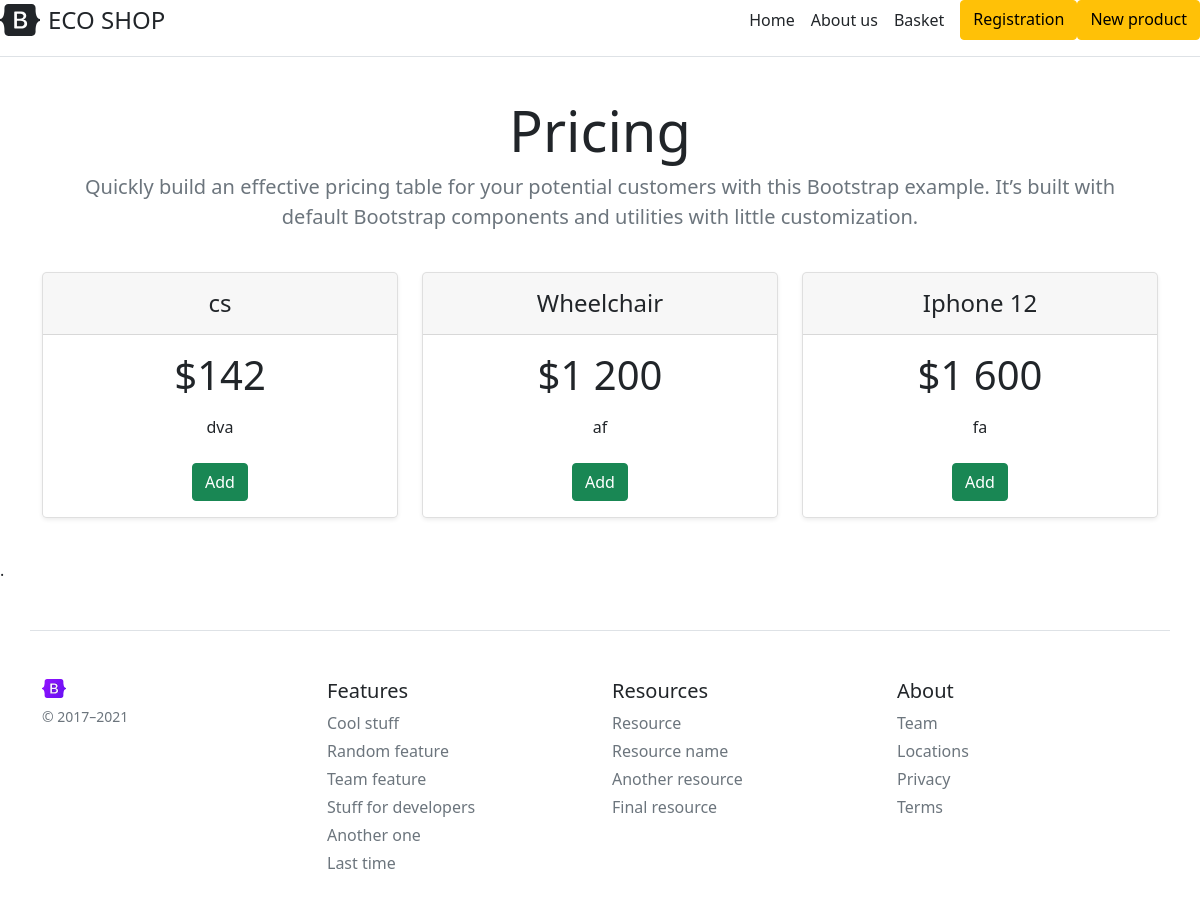
Page /home on the earlier database version.
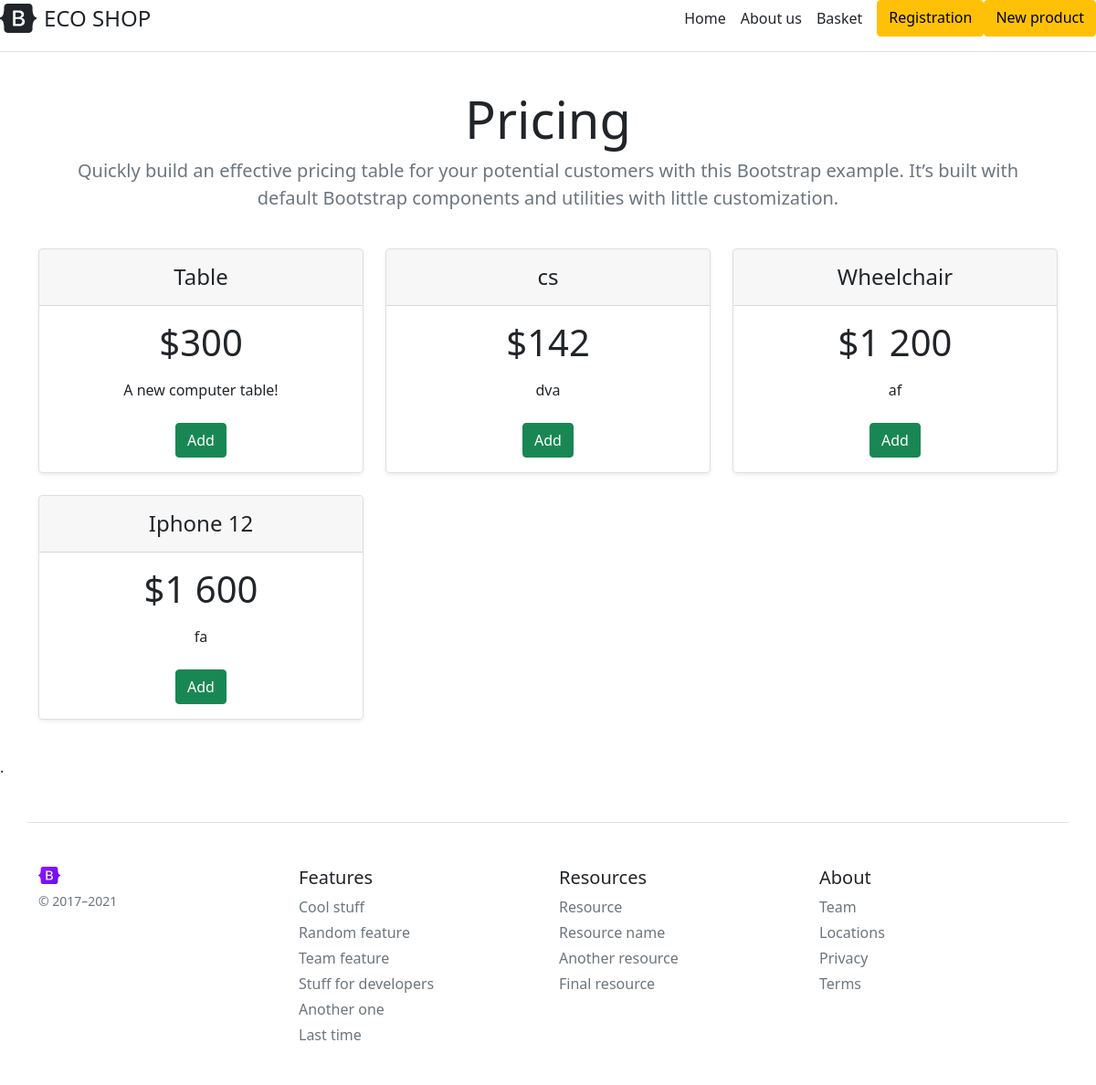
Same page on the later database version.
### app.py (models this page shows, shortened)
class ProductsDB(db.Model):
    __tablename__ = 'productsdb'
    id = db.Column(db.Integer, primary_key=True)
    name = db.Column(db.String(100), nullable=False)
    description = db.Column(db.Text, nullable=False)
    price = db.Column(db.Integer, nullable=False)
    product = db.relationship('OrdersDB', backref='product')

### app.py (the view)
@app.route("/", methods=['POST', 'GET'])
@app.route("/home", methods=['POST', 'GET'])
def index():
    global costumer_id
    products = ProductsDB.query.order_by(ProductsDB.id.desc()).all()
    if request.method == "POST":
        product_id = int(request.form['product_id'])
        orders = OrdersDB.query.filter_by(costumer_id=costumer_id).all()
        for i in orders:
            if i.product_id == product_id:
                i.number += 1
                try:
                    db.session.commit()
                    return render_template("index.html", products=products)
                except:
                    return "Add fault!"
        order = OrdersDB(costumer_id=costumer_id, product_id=product_id)
        try:
            db.session.add(order)
            db.session.commit()
            return render_template("index.html", products=products)
        except:
            return "Add fault!"
    else:
        return render_template("index.html", products=products)

### templates/index.html (shortened to what this page needs)
{% extends 'base.html' %}
{% block body %}
<div class="container">
<div class="pricing-header p-3 pb-md-4 mx-auto text-center">
    <h1 class="display-4 fw-normal">Pricing</h1>
    <p class="fs-5 text-muted">Quickly build an effective pricing table for your potential customers with this Bootstrap example. It’s built with default Bootstrap components and utilities with little customization.</p>
</div>
<div class="row row-cols-1 row-cols-md-3 mb-3 text-center">
  {% for pr in products %}
      <div class="col">
        <div class="card mb-4 rounded-3 shadow-sm">
          <div class="card-header py-3">
            <h4 class="my-0 fw-normal">{{ pr.name }}</h4>
          </div>
          <div class="card-body">
            <h1 class="card-title pricing-card-title">${{ pr.price }}</h1>
            <ul class="list-unstyled mt-3 mb-4">
              <li>{{ pr.description }}</li>
            </ul>
            <form action="/" method="post" class="container">
                <input type="submit" class="btn btn-success" value="Add">
            </form>
          </div>
        </div>
      </div>
  {% endfor %}
    </div>
</div>
{% endblock body %}

### templates/base.html (shortened to what this page needs)
<!doctype html>
<html lang="ru">
<head>
    <link href="https://cdn.jsdelivr.net/npm/bootstrap@5.0.0-beta3/dist/css/bootstrap.min.css" rel="stylesheet">    <title>{% block title %}{% endblock title %}</title>
    <link rel="stylesheet" href="{{ url_for('static', filename='css/main.css') }}">
</head>
<body>
<header class="d-flex flex-column flex-md-row align-items-center pb-3 mb-4 border-bottom">
    <a href="/" class="d-flex align-items-center text-dark text-decoration-none">
      <span class="fs-4">ECO SHOP</span>
    </a>
    <nav class="d-inline-flex mt-2 mt-md-0 ms-md-auto">
      <a class="me-3 py-2 text-dark text-decoration-none" href="/">Home</a>
      <a class="me-3 py-2 text-dark text-decoration-none" href="/about">About us</a>
      <a class="me-3 py-2 text-dark text-decoration-none" href="/basket">Basket</a>
      <a class="btn btn-warning" href="/reg">Registration</a>
      <a class="btn btn-warning" href="/add-product">New product</a>
    </nav>
</header>
    {% block body %}{% endblock body %}.
<footer class="container pt-4 my-md-5 pt-md-5 border-top">
    <div class="row">
      <div class="col-12 col-md">
        <img class="mb-2" src="/static/img/bootstrap-logo.svg" alt="" width="24" height="19">
        <small class="d-block mb-3 text-muted">© 2017–2021</small>
      </div>
      <div class="col-6 col-md">
        <h5>Features</h5>
        <ul class="list-unstyled text-small">
          <li class="mb-1"><a class="link-secondary text-decoration-none" href="#">Cool stuff</a></li>
          <li class="mb-1"><a class="link-secondary text-decoration-none" href="#">Random feature</a></li>
          <li class="mb-1"><a class="link-secondary text-decoration-none" href="#">Team feature</a></li>
          <li class="mb-1"><a class="link-secondary text-decoration-none" href="#">Stuff for developers</a></li>
          <li class="mb-1"><a class="link-secondary text-decoration-none" href="#">Another one</a></li>
          <li class="mb-1"><a class="link-secondary text-decoration-none" href="#">Last time</a></li>
        </ul>
      </div>
      <div class="col-6 col-md">
        <h5>Resources</h5>
        <ul class="list-unstyled text-small">
          <li class="mb-1"><a class="link-secondary text-decoration-none" href="#">Resource</a></li>
          <li class="mb-1"><a class="link-secondary text-decoration-none" href="#">Resource name</a></li>
          <li class="mb-1"><a class="link-secondary text-decoration-none" href="#">Another resource</a></li>
          <li class="mb-1"><a class="link-secondary text-decoration-none" href="#">Final resource</a></li>
        </ul>
      </div>
      <div class="col-6 col-md">
        <h5>About</h5>
        <ul class="list-unstyled text-small">
          <li class="mb-1"><a class="link-secondary text-decoration-none" href="#">Team</a></li>
          <li class="mb-1"><a class="link-secondary text-decoration-none" href="#">Locations</a></li>
          <li class="mb-1"><a class="link-secondary text-decoration-none" href="#">Privacy</a></li>
          <li class="mb-1"><a class="link-secondary text-decoration-none" href="#">Terms</a></li>
        </ul>
      </div>
    </div>
</footer>
</body>
</html>

Differences in the rows shown:
added ProductsDB: name "Table", price "300", description "A new computer table!"
